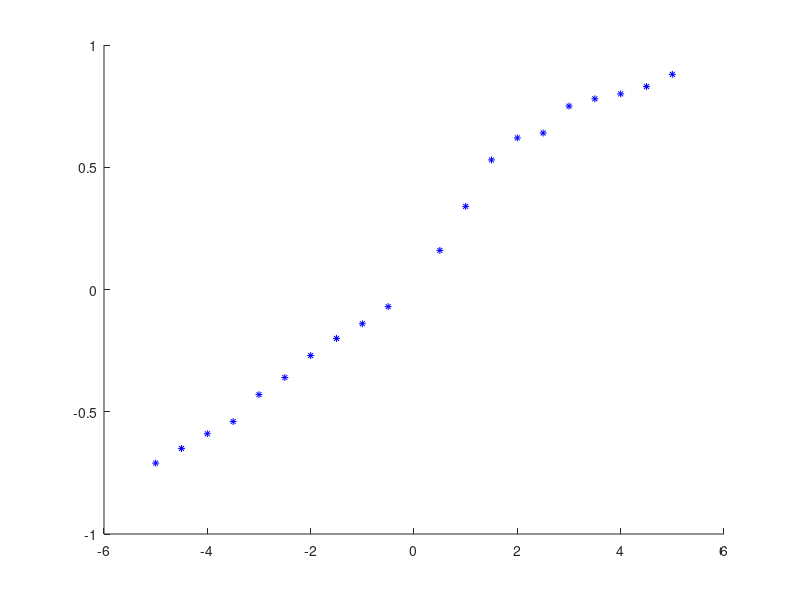

Reproduce this figure in MATLAB. (Note: this script raises an error after producing the figure.)
clc;
clear all;
clear home;

%          A     V
data = [
         -5.0  -0.71 ;
         -4.5  -0.65 ;
         -4.0  -0.59 ;
         -3.5  -0.54 ;
         -3.0  -0.43 ;
         -2.5  -0.36 ;
         -2.0  -0.27 ;
         -1.5  -0.20 ;
         -1.0  -0.14 ;
         -0.5  -0.07 ;
          0.5  0.16  ;
          1.0  0.34  ;
          1.5  0.53  ;
          2.0  0.62  ;
          2.5  0.64  ;
          3.0  0.75  ;
          3.5  0.78  ;
          4.0  0.80  ;
          4.5  0.83  ;
          5.0  0.88  ];

x = data(:,1);
y = data(:,2);
p = scatter( x, y,25,'b', '*' );

%Creating least square solution
h = lsline;
set( h, 'color', 'r', 'LineWidth', 1 );

%Using polyfit to calculate the equation for lsline
p = polyfit( x, y, 1 );
a = p(:,1)
b = p(:,2)
%Creating legend containing equation for lsline (%0.4f = 4 decimals)
legend('Data', sprintf( 'y = %0.4fx + %0.4f', a, b ), 'Location', 'northwest' )

%Title and axis labels added
title('Armature Resistance')
xlabel('Current (A)')
ylabel('Voltage (V)')

grid on
set(gca,'GridLineStyle',':', 'GridColor', 'k', 'GridAlpha', .6)